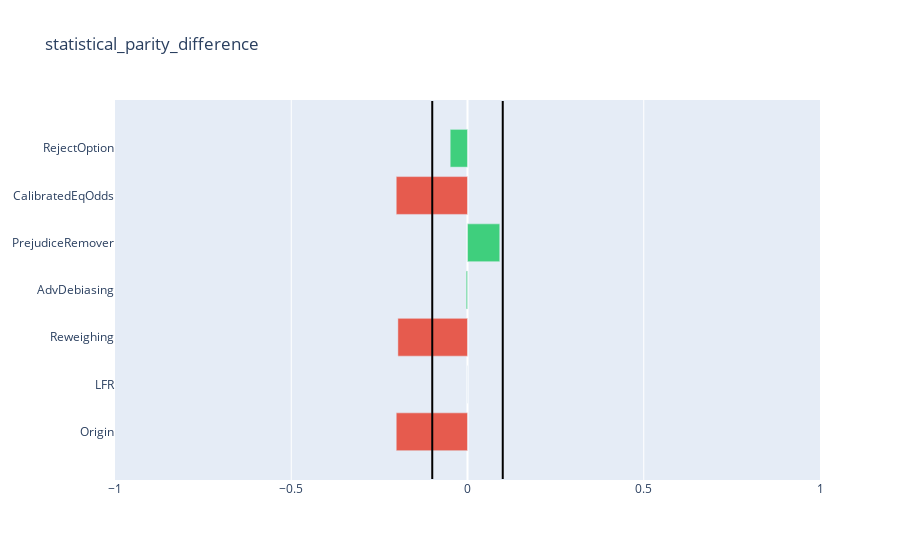
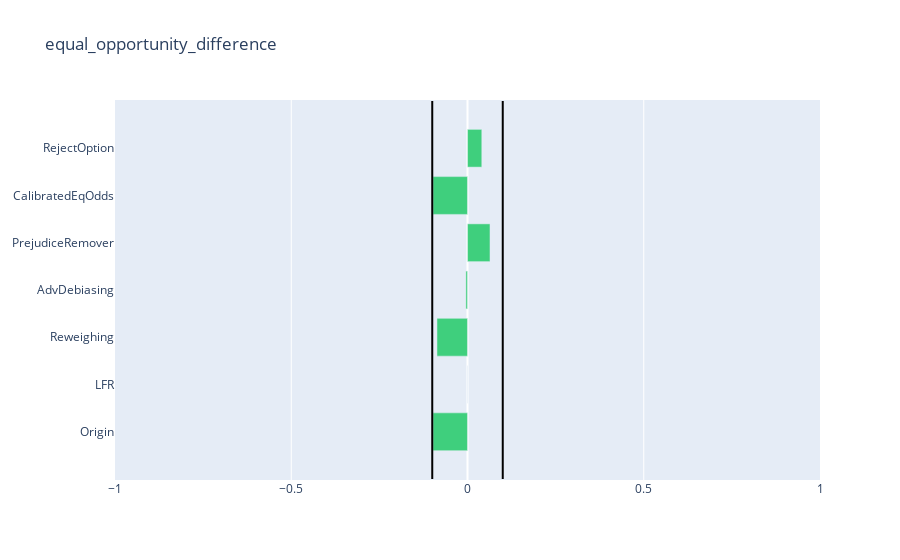
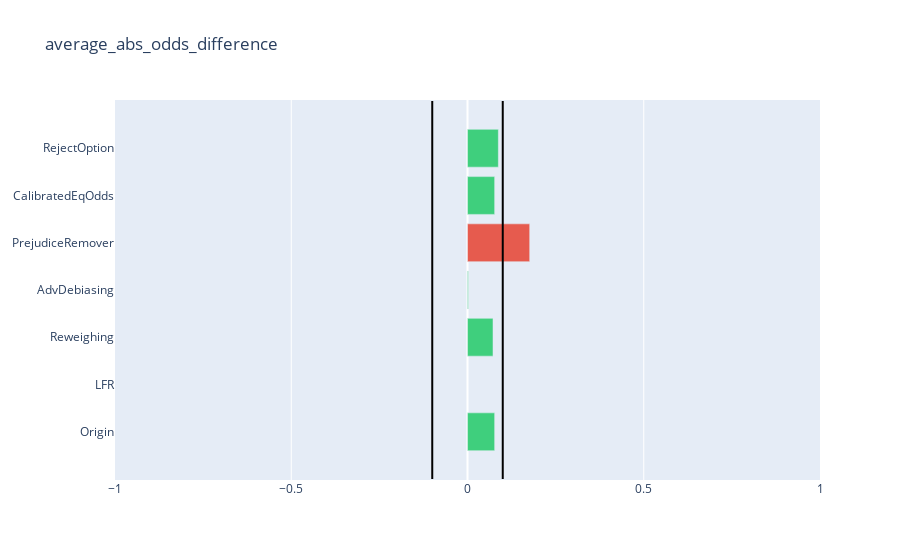
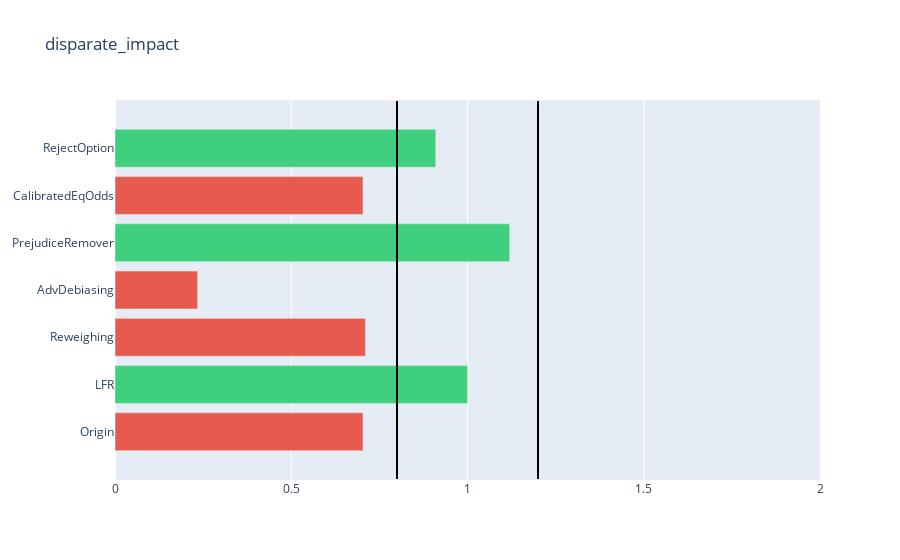

Notebook source saved alongside these figures, in order:
### Code cell
compare_fair_metrics(algo_metrics)

### Figure 1 — Plotly figure (JSON) as saved in the notebook; plotly's stock layout.template omitted (floating-point values rounded to 4 significant figures)
{"data": [{"marker": {"color": ["#e74c3c", "#2ecc71", "#e74c3c", "#2ecc71", "#2ecc71", "#e74c3c", "#2ecc71"]}, "opacity": 0.9, "orientation": "h", "type": "bar", "x": [-0.2022, 0, -0.1975, -0.00365, 0.09152, -0.2022, -0.04914], "y": ["Origin", "LFR", "Reweighing", "AdvDebiasing", "PrejudiceRemover", "CalibratedEqOdds", "RejectOption"]}], "layout": {"barmode": "group", "shapes": [{"line": {"color": "rgb(0, 0, 0)", "width": 2}, "type": "line", "x0": -0.1, "x1": -0.1, "y0": -1, "y1": 7}, {"line": {"color": "rgb(0, 0, 0)", "width": 2}, "type": "line", "x0": 0.1, "x1": 0.1, "y0": -1, "y1": 7}], "title": {"text": "statistical_parity_difference"}, "xaxis": {"range": [-1, 1]}, "yaxis": {"automargin": true}}}

### Figure 2 — Plotly figure (JSON) as saved in the notebook; plotly's stock layout.template omitted (floating-point values rounded to 4 significant figures)
{"data": [{"marker": {"color": ["#2ecc71", "#2ecc71", "#2ecc71", "#2ecc71", "#2ecc71", "#2ecc71", "#2ecc71"]}, "opacity": 0.9, "orientation": "h", "type": "bar", "x": [-0.09793, 0, -0.08662, -0.00462, 0.06381, -0.09793, 0.04057], "y": ["Origin", "LFR", "Reweighing", "AdvDebiasing", "PrejudiceRemover", "CalibratedEqOdds", "RejectOption"]}], "layout": {"barmode": "group", "shapes": [{"line": {"color": "rgb(0, 0, 0)", "width": 2}, "type": "line", "x0": -0.1, "x1": -0.1, "y0": -1, "y1": 7}, {"line": {"color": "rgb(0, 0, 0)", "width": 2}, "type": "line", "x0": 0.1, "x1": 0.1, "y0": -1, "y1": 7}], "title": {"text": "equal_opportunity_difference"}, "xaxis": {"range": [-1, 1]}, "yaxis": {"automargin": true}}}

### Figure 3 — Plotly figure (JSON) as saved in the notebook; plotly's stock layout.template omitted (floating-point values rounded to 4 significant figures)
{"data": [{"marker": {"color": ["#2ecc71", "#2ecc71", "#2ecc71", "#2ecc71", "#e74c3c", "#2ecc71", "#2ecc71"]}, "opacity": 0.9, "orientation": "h", "type": "bar", "x": [0.07705, null, 0.07232, 0.00231, 0.1764, 0.07705, 0.08751], "y": ["Origin", "LFR", "Reweighing", "AdvDebiasing", "PrejudiceRemover", "CalibratedEqOdds", "RejectOption"]}], "layout": {"barmode": "group", "shapes": [{"line": {"color": "rgb(0, 0, 0)", "width": 2}, "type": "line", "x0": -0.1, "x1": -0.1, "y0": -1, "y1": 7}, {"line": {"color": "rgb(0, 0, 0)", "width": 2}, "type": "line", "x0": 0.1, "x1": 0.1, "y0": -1, "y1": 7}], "title": {"text": "average_abs_odds_difference"}, "xaxis": {"range": [-1, 1]}, "yaxis": {"automargin": true}}}

### Figure 4 — Plotly figure (JSON) as saved in the notebook; plotly's stock layout.template omitted (floating-point values rounded to 4 significant figures)
{"data": [{"marker": {"color": ["#e74c3c", "#2ecc71", "#e74c3c", "#e74c3c", "#2ecc71", "#e74c3c", "#2ecc71"]}, "opacity": 0.9, "orientation": "h", "type": "bar", "x": [0.7036, 1, 0.7104, 0.2346, 1.12, 0.7036, 0.91], "y": ["Origin", "LFR", "Reweighing", "AdvDebiasing", "PrejudiceRemover", "CalibratedEqOdds", "RejectOption"]}], "layout": {"barmode": "group", "shapes": [{"line": {"color": "rgb(0, 0, 0)", "width": 2}, "type": "line", "x0": 0.8, "x1": 0.8, "y0": -1, "y1": 7}, {"line": {"color": "rgb(0, 0, 0)", "width": 2}, "type": "line", "x0": 1.2, "x1": 1.2, "y0": -1, "y1": 7}], "title": {"text": "disparate_impact"}, "xaxis": {"range": [0, 2]}, "yaxis": {"automargin": true}}}
